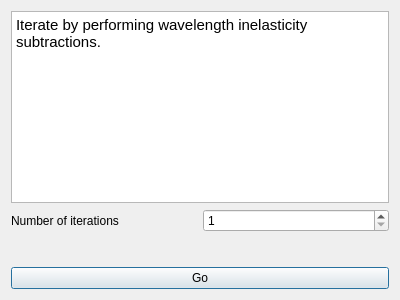
<?xml version="1.0" encoding="UTF-8"?>
<ui version="4.0">
 <class>Dialog</class>
 <widget class="QDialog" name="Dialog">
  <property name="geometry">
   <rect>
    <x>0</x>
    <y>0</y>
    <width>400</width>
    <height>300</height>
   </rect>
  </property>
  <property name="windowTitle">
   <string>Iterate Inelasticity Subtractions</string>
  </property>
  <layout class="QVBoxLayout" name="verticalLayout">
   <item>
    <widget class="QTextBrowser" name="textBrowser">
     <property name="sizePolicy">
      <sizepolicy hsizetype="Preferred" vsizetype="Preferred">
       <horstretch>0</horstretch>
       <verstretch>0</verstretch>
      </sizepolicy>
     </property>
     <property name="html">
      <string>&lt;!DOCTYPE HTML PUBLIC &quot;-//W3C//DTD HTML 4.0//EN&quot; &quot;http://www.w3.org/TR/REC-html40/strict.dtd&quot;&gt;
&lt;html&gt;&lt;head&gt;&lt;meta name=&quot;qrichtext&quot; content=&quot;1&quot; /&gt;&lt;style type=&quot;text/css&quot;&gt;
p, li { white-space: pre-wrap; }
&lt;/style&gt;&lt;/head&gt;&lt;body style=&quot; font-family:'.AppleSystemUIFont'; font-size:13pt; font-weight:400; font-style:normal;&quot;&gt;
&lt;p style=&quot; margin-top:0px; margin-bottom:0px; margin-left:0px; margin-right:0px; -qt-block-indent:0; text-indent:0px;&quot;&gt;&lt;span style=&quot; font-family:'Ubuntu'; font-size:11pt;&quot;&gt;Iterate by performing wavelength inelasticity subtractions.&lt;/span&gt;&lt;/p&gt;&lt;/body&gt;&lt;/html&gt;</string>
     </property>
    </widget>
   </item>
   <item>
    <layout class="QHBoxLayout" name="horizontalLayout">
     <item>
      <widget class="QLabel" name="label_2">
       <property name="text">
        <string>Number of iterations</string>
       </property>
      </widget>
     </item>
     <item>
      <widget class="QSpinBox" name="numberIterationsSpinBox">
       <property name="minimum">
        <number>1</number>
       </property>
      </widget>
     </item>
    </layout>
   </item>
   <item>
    <spacer name="verticalSpacer">
     <property name="orientation">
      <enum>Qt::Vertical</enum>
     </property>
     <property name="sizeHint" stdset="0">
      <size>
       <width>20</width>
       <height>28</height>
      </size>
     </property>
    </spacer>
   </item>
   <item>
    <widget class="QPushButton" name="iterateButton">
     <property name="text">
      <string>Go</string>
     </property>
    </widget>
   </item>
  </layout>
 </widget>
 <resources/>
 <connections/>
</ui>
